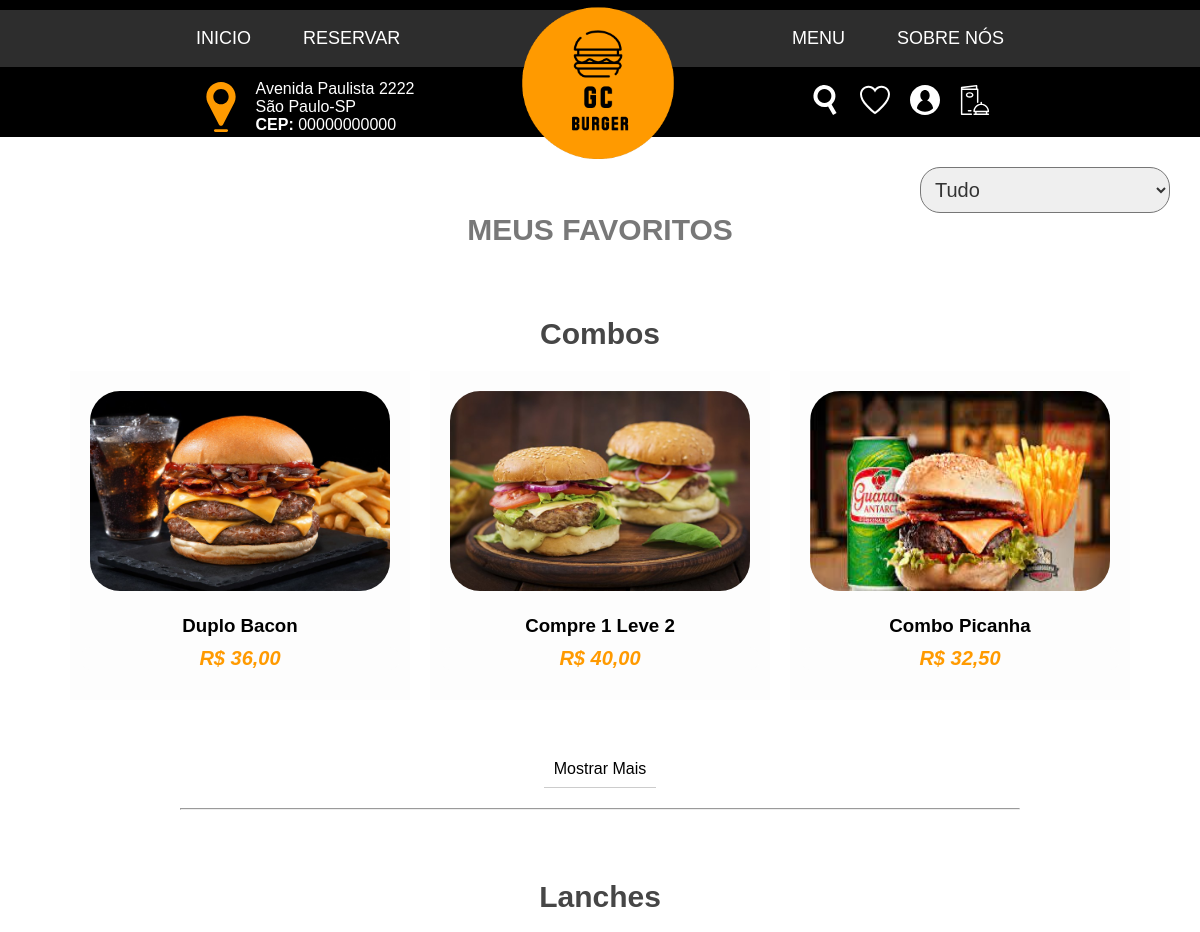
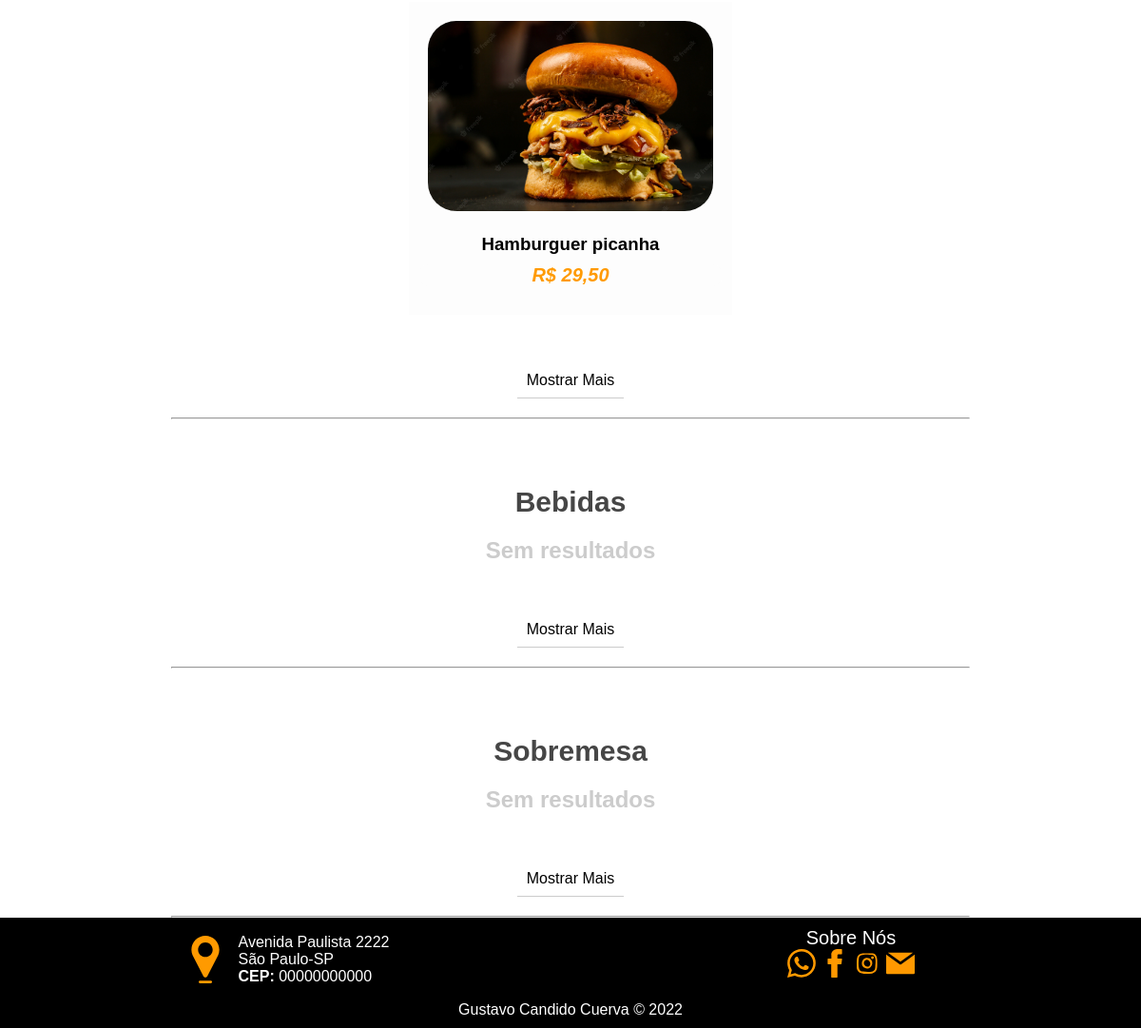
/favoritos.php (signed in), run on the app's committed database (2 pictures, top to bottom).
### tables this page shows
CREATE TABLE `categoria` (
  `id_categoria` int(11) NOT NULL,
  `categoria` varchar(100) NOT NULL,
  `nome_categoria` varchar(100) NOT NULL,
  `img` varchar(200) NOT NULL,
  `data_cadastro` date NOT NULL
);

CREATE TABLE `salvos` (
  `id_salvo` int(11) NOT NULL,
  `id_usuario` int(11) NOT NULL,
  `id_produto` int(11) NOT NULL,
  `data` date NOT NULL
);

CREATE TABLE `produtos` (
  `id` int(11) NOT NULL,
  `id_categoria` int(11) NOT NULL,
  `categoria` varchar(100) NOT NULL,
  `nome` varchar(100) NOT NULL,
  `nome_produto` varchar(100) NOT NULL,
  `descricao` text NOT NULL,
  `imagem` varchar(200) NOT NULL,
  `valor` varchar(10) NOT NULL,
  `data_cadastro` date NOT NULL
);

### favoritos.php (the view, shortened to what this page needs)
<?php
    include_once("config/conexao.php");
    $consulta_categorias = $conexao->query("SELECT * FROM categoria");
    $cat = $consulta_categorias->fetchAll(PDO::FETCH_ASSOC);
    $consulta_salvos = $conexao->query("SELECT * FROM salvos WHERE id_usuario = ".$_SESSION['id']);
    $salvos = $consulta_salvos->fetchAll(PDO::FETCH_ASSOC);
?>
<!DOCTYPE html>
<html lang="pt">
<head>
    <link rel="stylesheet" href="css/style.css">
    <link rel="stylesheet" href="css/menu.css">
</head>
<body>
    <header class="cabecalho" style="border-radius: 0;">
        <nav class="menu">
            <img src="img/Logo2.png" class="logo">
            <ul>
                <a href="index.php"><li>INICIO</li></a>
                <a href="reservas.php"><li>RESERVAR</li></a>
            </ul>
            <ul>
                <a href="menu.php"><li>MENU</li></a>
                <a href="sobre.php"><li>SOBRE NÓS</li></a>
            </ul>
        </nav>
        <div class="menu-inferior">
            <div class="endereco">
                <img src="icons/location-svgrepo-com.svg" class="localizacao_img">
                <div class="endereco_rua">
                    <p>Avenida Paulista 2222 </p>
                    <p>São Paulo-SP</p>
                    <p><strong>CEP:</strong> 00000000000</p>
                </div>
            </div>
            <div class="menu-usuario">
                <a><img src="icons/search-svgrepo-com.svg" class="lupa" alt=""></a>
                <a href="favoritos.php"><img src="icons/favorite-svgrepo-com.svg" alt=""></a>
                <?php
                    if (isset($_SESSION['usuario'])) {
                        ?>
                    <a onclick="mostrar_opc_usuario()"><img src="icons/user-svgrepo-com.svg" alt=""></a>
                        <?php
                    }else{
                        ?>
                    <a href="login.php"><img src="icons/user-svgrepo-com.svg" alt=""></a>
                        <?php
                    }
                ?>
                <a href="minhas_reservas.php"><img src="icons/menu-svgrepo-com.svg" alt=""></a>
            </div>
        </div>
    </header>
    <main class="corpo">
        <form action="#" method="post" class="filtro">
            <select name="filtro" id="filtro" onchange="filtro_salvos(this.value)">
                <option value="1">Tudo</option>
            </select>
        </form>
        <h2 style="text-align: center; font-size: 30px; color: #787878; font-weight: 900;">MEUS FAVORITOS</h2>
        <?php
            foreach ($cat as $key => $categorias) {
                $consulta_produtos = $conexao->query("SELECT * FROM produtos WHERE id_categoria = ".$categorias['id_categoria']);
                $produtos = $consulta_produtos->fetchAll(PDO::FETCH_ASSOC);
                ?>
                    <section class="destaque destaque_menu">
                        <h2><?=$categorias['categoria']?></h2>
                        <div class="produtos produtos_menu ">
                            <?php
                        if ($consulta_produtos->rowCount()>0) {
                            $cont = 0;
                            foreach ($produtos as $i => $prod) {
                                foreach ($salvos as $j => $fav) {
                                    if ($fav['id_produto'] == $prod['id']) {
                                        ?>
                                    <a href="produto.php?p=<?=md5($prod['id'])?>">
                                        <div class="produto produto_menu ">
                                            <img src="<?=$prod['imagem']?>" alt="">
                                            <h3><?=$prod['nome']?></h3>
                                            <p class="preco">R$ <?=$prod['valor']?></p>
                                        </div>
                                    </a>
                                        <?php
                                        $cont++;
                                        break;
                                    }
                                }
                            }
                            if ($cont==0) {
                                ?>
                                <h1 style="color:#ccc;">Sem resultados</h1>
                                <?php
                            }
                        }else{
                           ?>
                                <h1 style="color:#ccc;">Sem resultados</h1>
                           <?php
                        }
                            ?>
                    </section>
                    <p class="mostrar_mais" style="width: 100%; text-align:center; margin: 30px auto;"><span onclick="mostrar(<?=$key?>)">Mostrar Mais</span></p>
                    <hr>
                <?php
            }
        ?>
    </main>
    <footer>
        <div class="itens-rodape">
            <div class="endereco">
                <img src="icons/location-svgrepo-com.svg" class="localizacao_img">
                <div class="endereco_rua">
                    <p>Avenida Paulista 2222 </p>
                    <p>São Paulo-SP</p>
                    <p><strong>CEP:</strong> 00000000000</p>
                </div>
            </div>
                <div class="sobre-nos">
                    <a href="">Sobre Nós</a>
                    <div class="social-midia">
                        <a href=""><img src="icons/whatsapp-svgrepo-com.svg" alt=""></a>
                        <a href=""><img src="icons/facebook-svgrepo-com.svg" alt=""></a>
                        <a href=""><img src="icons/instagram-svgrepo-com.svg" alt=""></a>
                        <a href=""><img src="icons/email-svgrepo-com.svg" alt=""></a>
                    </div>
                </div>
        </div>
        <p class="copy">Gustavo Candido Cuerva &copy 2022</p>
    </footer>
</body>
</html>

### css/style.css (style rules this page uses)
* { margin: 0; padding: 0; box-sizing: border-box; font-family: "Raleway", sans-serif; }
header { background-color: black; padding-top: 10px; color: white; border-bottom-left-radius: 100%; border-bottom-right-radius: 100%; }
input, select, textarea { outline: none; }
.menu { display: flex; flex: wrap; background-color: rgb(45, 45, 45); color: white; overflow: visible; justify-content: center; }
.menu ul { margin: auto; display: flex; flex: wrap; list-style: none; }
.menu a { color: white; text-decoration: none; margin: 8px 16px; font-size: 18px; padding: 10px; }
.logo { width: 170px; height: 170px; display: block; margin: -10px auto; position: absolute; }
.menu-inferior { display: flex; flex: wrap; }
.endereco { display: flex; flex: wrap; justify-content: center; flex: 1; margin-top: 10px; }
.endereco_rua { margin: auto 0; }
.localizacao_img { width: 50px; margin: 0 10px; }
.menu-usuario { margin: 10px 0; flex: 1; display: flex; justify-content: center; flex-wrap: wrap; align-items: center; }
.menu-usuario img { width: 30px; }
.menu-usuario a { margin: 0 10px; cursor: pointer; }
main hr { width: 70%; margin: auto; }
.destaque { text-align: center; margin: 20px; padding: 30px 0; }
.destaque h2 { font-size: 30px; margin: 20px 0 ; color: #464646; }
.produtos { display: flex; justify-content: center; flex-wrap: wrap; margin: 0 40px; }
.produtos a { text-decoration: none; color: #000; }
.produto { background-color: rgb(253, 253, 253); margin: 0 auto; text-align: center; cursor: pointer; padding-bottom: 20px; }
.preco { margin: 10px; font-size: 20px; color: #ff9a00; font-weight: bolder; font-style: italic; background-color: rgb(253, 253, 253); border-radius: 30px; }
.produto img { width: 300px; height: 200px; margin: 20px; border-radius: 30px; }
.reserva div, a { margin: auto; }
footer { background-color: #000; color: white; }
.itens-rodape { display: flex; flex-wrap: wrap; justify-content: center; align-items: center; }
.itens-rodape > div { flex: 1 }
.sobre-nos { flex: 1; margin: 10px; display: flex; flex-direction: column; justify-content: center; }
.sobre-nos a { color: white; font-size: 20px; text-decoration: none; }
.social-midia { text-align: center; }
.social-midia img { width: 30px; }
.copy { padding: 10px; text-align: center; }
@media screen and (min-width: 769px) { .menu { height: auto; } }

### css/menu.css (style rules this page uses)
.filtro { width: 100%; padding-top: 30px; padding-right: 30px; display: flex; justify-content: right; }
.filtro select { width: 250px; padding: 10px; font-size: 20px; color: rgb(52, 52, 52); border-radius: 20px; }
.produtos_menu { overflow: hidden; max-height: 329px; height: auto; transition: 1s; }
.mostrar_mais { margin-top: 20px; }
.mostrar_mais span { cursor: pointer; padding: 10px; border-bottom: 1px solid #ccc; text-align: center; }

### data on the page
categoria: categoria "Combos"
salvos: id_produto.imagem (picture), id_produto.nome "Duplo Bacon", id_produto.valor "36,00"
salvos: id_produto.imagem (picture), id_produto.nome "Compre 1 Leve 2", id_produto.valor "40,00"
salvos: id_produto.imagem (picture), id_produto.nome "Combo Picanha", id_produto.valor "32,50"
categoria: categoria "Lanches"
salvos: id_produto.imagem (picture), id_produto.nome "Hamburguer picanha", id_produto.valor "29,50"
categoria: categoria "Bebidas", shows "Sem resultados"
categoria: categoria "Sobremesa", shows "Sem resultados"
